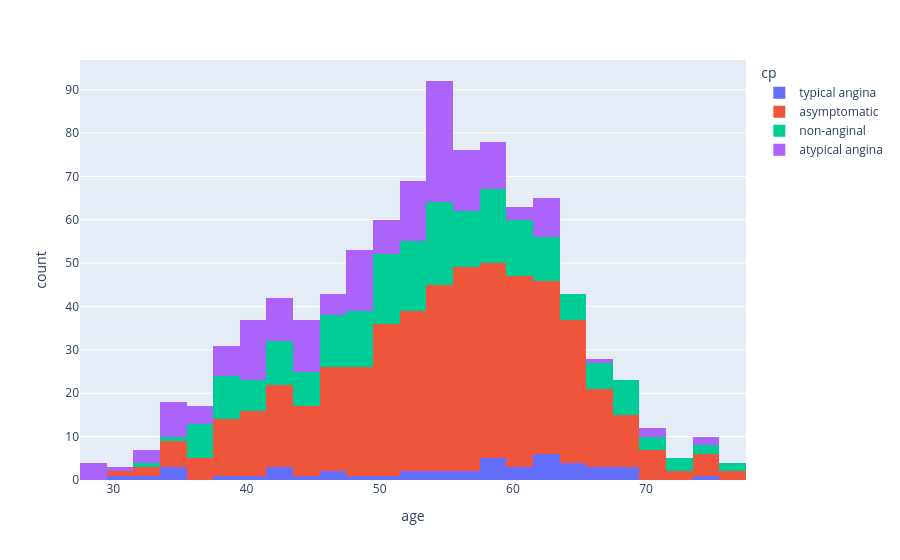

Notebook code for this chart:
### Code cell
fig= px.histogram(data_frame=df, x='age', color='cp')
fig.show()

### Figure 1 — Plotly figure (JSON) as saved in the notebook; plotly's stock layout.template omitted (floating-point values rounded to 4 significant figures; data arrays with more than 128 entries replaced by an {"elided": "..."} marker saying what was removed)
{"data": [{"bingroup": "x", "hovertemplate": "cp=typical angina<br>age=%{x}<br>count=%{y}<extra></extra>", "legendgroup": "typical angina", "marker": {"color": "#636efa", "pattern": {"shape": ""}}, "name": "typical angina", "orientation": "v", "showlegend": true, "type": "histogram", "x": [63, 64, 58, 66, 69, 40, 51, 34, 52, 65, 59, 52, 42, 59, 69, 59, 38, 56, 61, 60, 59, 64, 45, 30, 35, 43, 47, 54, 57, 62, 34, 43, 46, 55, 32, 62, 62, 67, 67, 65, 49, 62, 61, 68, 74, 62], "xaxis": "x", "yaxis": "y"}, {"bingroup": "x", "hovertemplate": "cp=asymptomatic<br>age=%{x}<br>count=%{y}<extra></extra>", "legendgroup": "asymptomatic", "marker": {"color": "#EF553B", "pattern": {"shape": ""}}, "name": "asymptomatic", "orientation": "v", "showlegend": true, "type": "histogram", "x": {"elided": "496 int values"}, "xaxis": "x", "yaxis": "y"}, {"bingroup": "x", "hovertemplate": "cp=non-anginal<br>age=%{x}<br>count=%{y}<extra></extra>", "legendgroup": "non-anginal", "marker": {"color": "#00cc96", "pattern": {"shape": ""}}, "name": "non-anginal", "orientation": "v", "showlegend": true, "type": "histogram", "x": {"elided": "204 int values"}, "xaxis": "x", "yaxis": "y"}, {"bingroup": "x", "hovertemplate": "cp=atypical angina<br>age=%{x}<br>count=%{y}<extra></extra>", "legendgroup": "atypical angina", "marker": {"color": "#ab63fa", "pattern": {"shape": ""}}, "name": "atypical angina", "orientation": "v", "showlegend": true, "type": "histogram", "x": {"elided": "174 int values"}, "xaxis": "x", "yaxis": "y"}], "layout": {"barmode": "relative", "legend": {"title": {"text": "cp"}, "tracegroupgap": 0}, "margin": {"t": 60}, "xaxis": {"anchor": "y", "domain": [0, 1], "title": {"text": "age"}}, "yaxis": {"anchor": "x", "domain": [0, 1], "title": {"text": "count"}}}}
